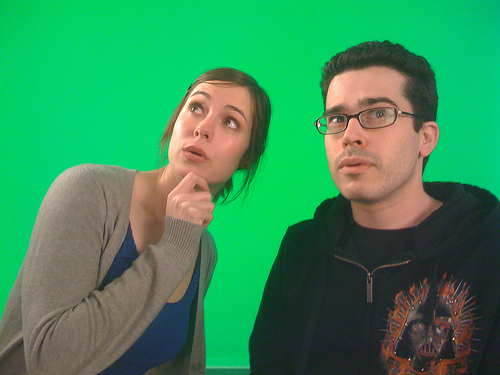
#> input picture greenscreen.jpg, 500 x 375 px
$ python solution1.py
#> lines starting #> are read from the running program, lines starting #| are printed output that depends on the picture; after the words box and inside, x2 and y2 are one past the last pixel; in counts of white or black regions, pixels touching at a corner belong together
import cv2
import numpy as np

#step1:compressed image size
image=cv2.imread('greenscreen.jpg') #read the picture
#> image is the input picture: shape (375, 500, 3); mean B, G, R 88.5, 140.7, 56.1
background=cv2.imread('hongkong.jpg')
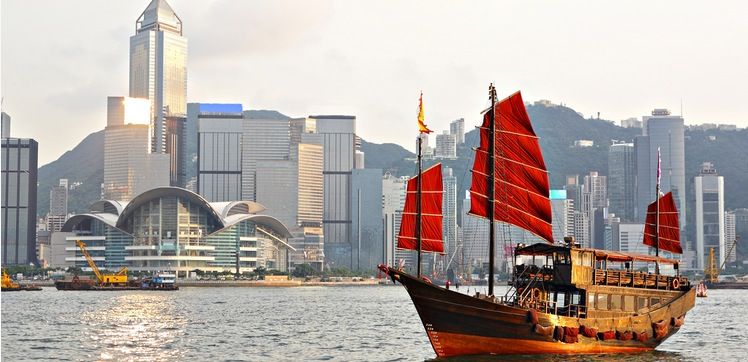
#> input picture hongkong.jpg, 748 x 362 px
#> background is the input picture: shape (362, 748, 3); mean B, G, R 162.2, 167.3, 177.7
rows,cols,channels=background.shape #read the shape of hongkong.jpg
#> rows = 362; cols = 748; channels = 3
background=cv2.resize(background,None,fx=0.7,fy=0.7)#resize background
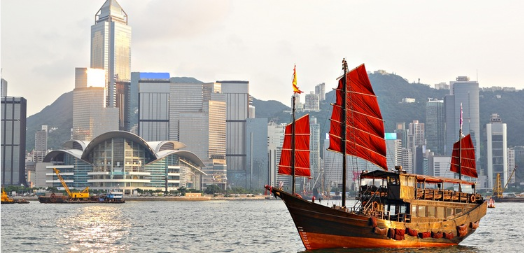
#> background: shape (253, 524, 3); mean B, G, R 162.2, 167.3, 177.6
rows,cols,channels=image.shape #read the shape of greenscreen
#> rows = 375; cols = 500
image=cv2.resize(image,None,fx=0.3,fy=0.3)#resize greenscreen
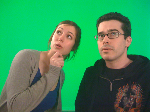
#> image: shape (112, 150, 3); mean B, G, R 88.6, 141, 56
cv2.imshow('img',image)#show greenscreen which has been resized

rows,cols,channels = image.shape
#> rows = 112; cols = 150

#step2: convert hsv
hsv=cv2.cvtColor(image,cv2.COLOR_BGR2HSV)
#> hsv: shape (112, 150, 3); mean H, S, V 59, 158.5, 151.6

#step3: get mask
low_green=np.array([67,43,46])
up_green=np.array([82,255,255])
mask=cv2.inRange(hsv,low_green,up_green)
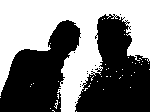
#> mask: shape (112, 150); 47.6% white; 47 white regions (46 under 20 px), largest, box (x1, y1, x2, y2) and area: (0, 0, 150, 112) 7915
cv2.imshow('mask',mask)

#erode and dilate
erode=cv2.erode(mask,None,iterations=1)
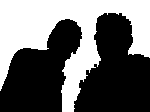
#> erode: shape (112, 150); 42.4% white; 1 white region, box (x1, y1, x2, y2) and area: (0, 0, 150, 112) 7124
cv2.imshow('erode',erode)
dilate=cv2.dilate(erode,None,iterations=1)
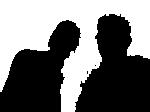
#> dilate: shape (112, 150); 45.9% white; 1 white region, box (x1, y1, x2, y2) and area: (0, 0, 150, 112) 7705
cv2.imshow('dilate',dilate)

#replace
center=[141,70]#new location
for i in range(rows):
    for j in range(cols):
        if dilate[i,j]==0:#black point
            background[center[0]+i,center[1]+j]=image[i,j]
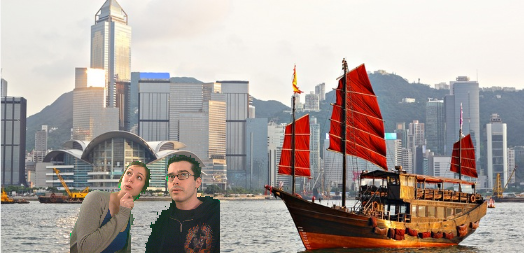
#> background: shape (253, 524, 3); 6.86% of pixels changed, all inside (x1, y1, x2, y2) = (70, 155, 220, 253)
cv2.imshow('now',background)

cv2.waitKey(0)
cv2.destroyAllWindows()
